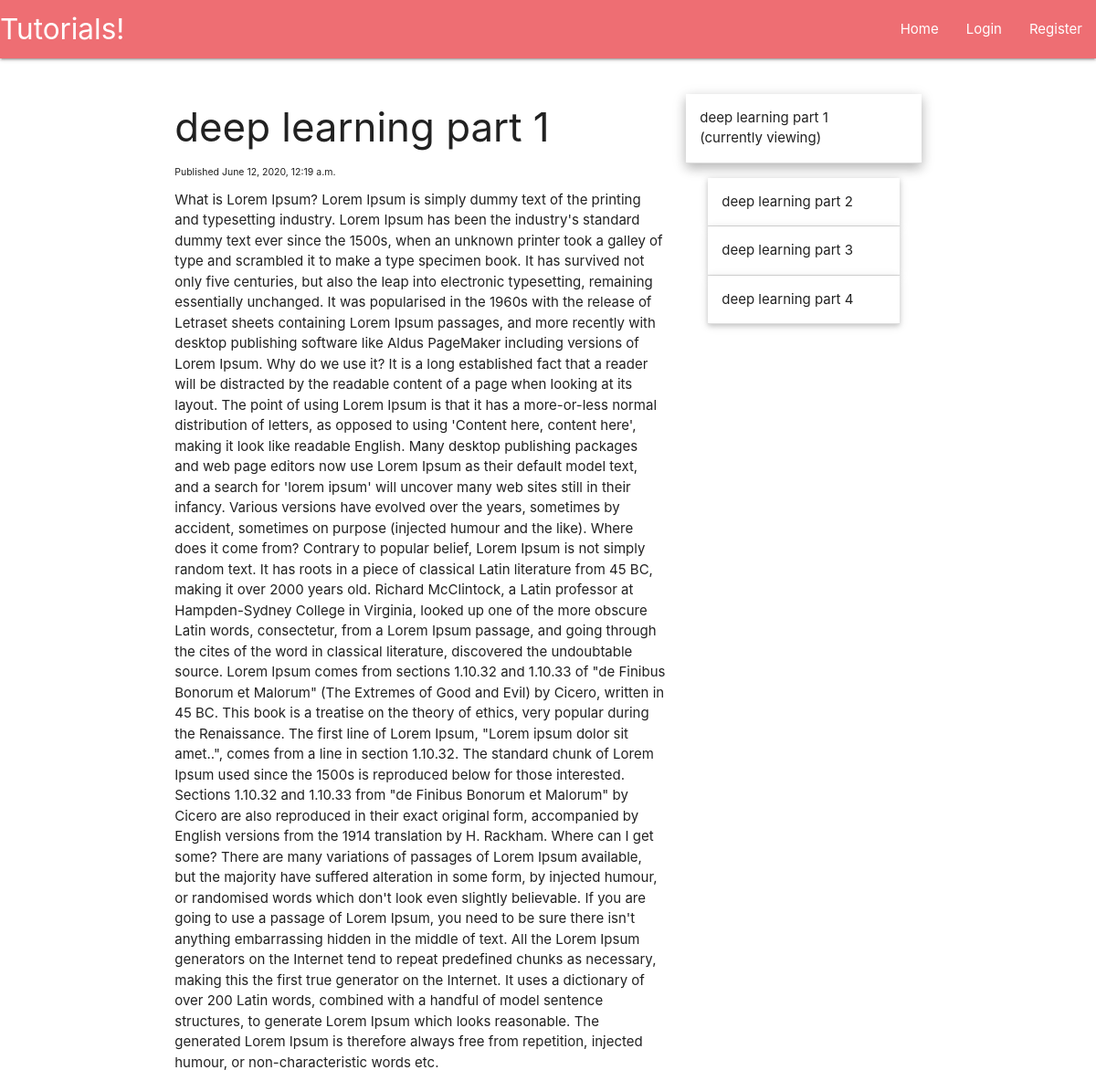
The app's page /deep-learning-pt-1 with its own data.
### main/models.py (models this page shows, shortened)
class Tutorial(models.Model):
    tutorial_title = models.CharField(max_length=200)
    tutorial_content = models.TextField()
    tutorial_published = models.DateTimeField('date published', default=datetime.now())
    tutorial_series = models.ForeignKey(TutorialSeries, default=True, verbose_name="Series", on_delete=models.SET_DEFAULT)
    tutorial_slug = models.CharField(max_length=200, default=1)

### main/views.py (the view, shortened to what this page needs)
# urls.py: path('<single_slug>', views.single_slug, name='single_slug'),
def single_slug(request, single_slug):
	categories = [c.category_slug for c in TutorialCategory.objects.all()]
	tutorials = [t.tutorial_slug for t in Tutorial.objects.all()]
	if single_slug in tutorials:
		this_tutorial = Tutorial.objects.get(tutorial_slug=single_slug)
		tutorial_from_series = Tutorial.objects.filter(tutorial_series__tutorial_series=this_tutorial.tutorial_series).order_by('tutorial_published')
		this_tutorial_idx = list(tutorial_from_series).index(this_tutorial)
		return render(request,
					  "main/tutorial.html",
					  {'tutorial': this_tutorial,
					   'sidebar': tutorial_from_series,
					   'this_tutorial_idx': this_tutorial_idx})
	return HttpResponse(f'{single_slug} does not corresponds to anything.')

### main/models.py (called while the page is built)
    def __str__(self):
        return self.tutorial_series

### main/templates/main/tutorial.html (shortened to what this page needs)
{% extends 'main/header.html' %}
{% block content %}
    <div class="row">
        <div class="col s12, m8, l8">
            <h3>{{tutorial.tutorial_title}}</h3>
            <p style="font-size:70%">Published {{tutorial.tutorial_published}}</p>
            {{tutorial.tutorial_content|safe}}
        </div>
        <div class="col s12 m4 l4">
            <ul class="collapsible popout">
                {% for tutorial in sidebar %}
                    {% if forloop.counter0 == this_tutorial_idx %}
                        <li class="active">
                            <div class="collapsible-header">{{tutorial.tutorial_title}}<br>(currently viewing)</div>
                        </li>
                    {% else %}
                        <li>
                            <div class="collapsible-header">{{tutorial.tutorial_title}}</div>
                        </li>
                    {% endif %}
                {% endfor %}
            </ul>
        </div>
    </div>
{% endblock %}

### records on screen
Tutorial: tutorial_title "deep learning part 1", tutorial_published "June 12, 2020, 12:19 a.m.", tutorial_content "What is Lorem Ipsum? Lorem Ipsum is simply dummy text of the printing and typesetting industry. Lorem Ipsum has been the industry's standard dummy text ever since the 1500s, when an unknown printer took a galley of type and scrambled it to make a type specimen book. It has survived not only five centuries, but also the leap into electronic typesetting, remaining essentially unchanged. It was popularised in the 1960s with the release of Letraset sheets containing Lorem Ipsum passages, and more recently with desktop publishing software like Aldus PageMaker including versions of Lorem Ipsum. Why do we use it? It is a long established fact that a reader will be distracted by the readable…"
Tutorial: tutorial_title "deep learning part 2"
Tutorial: tutorial_title "deep learning part 3"
Tutorial: tutorial_title "deep learning part 4"
